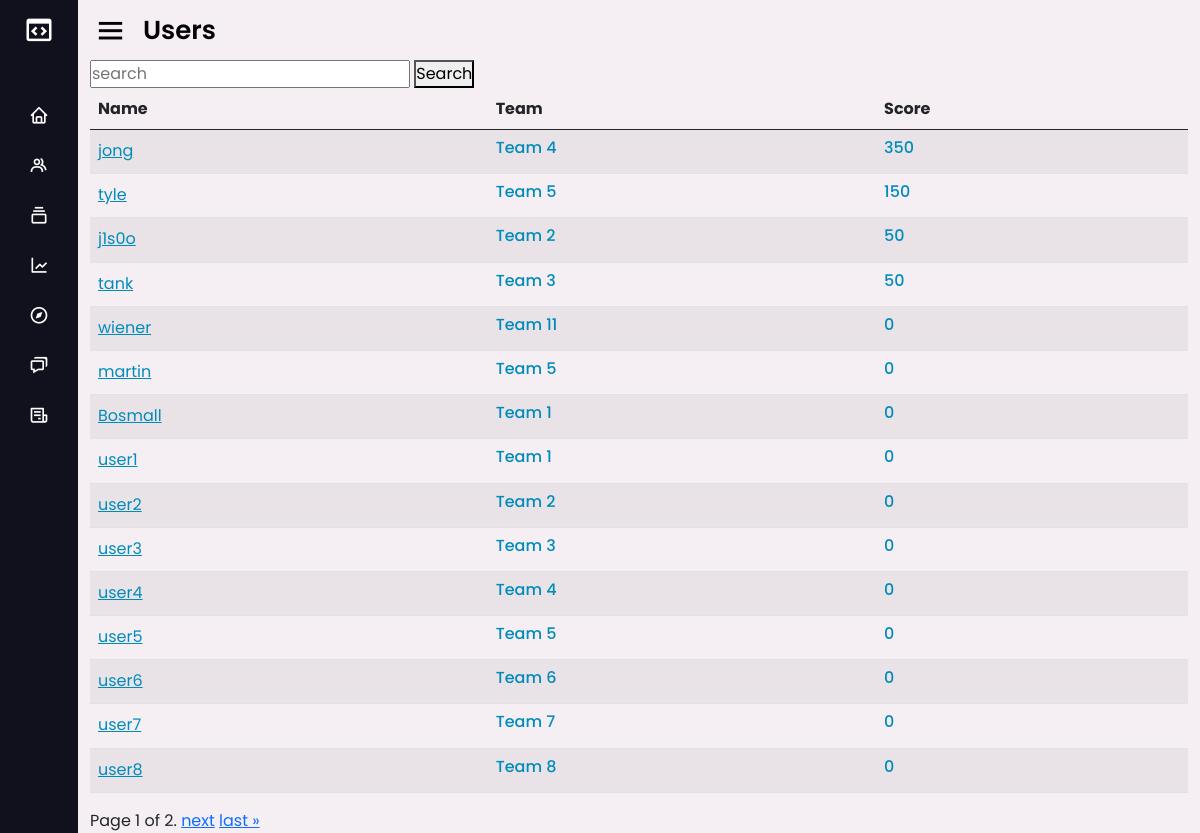
/users/ (signed in), run on an earlier commit of the app's database.
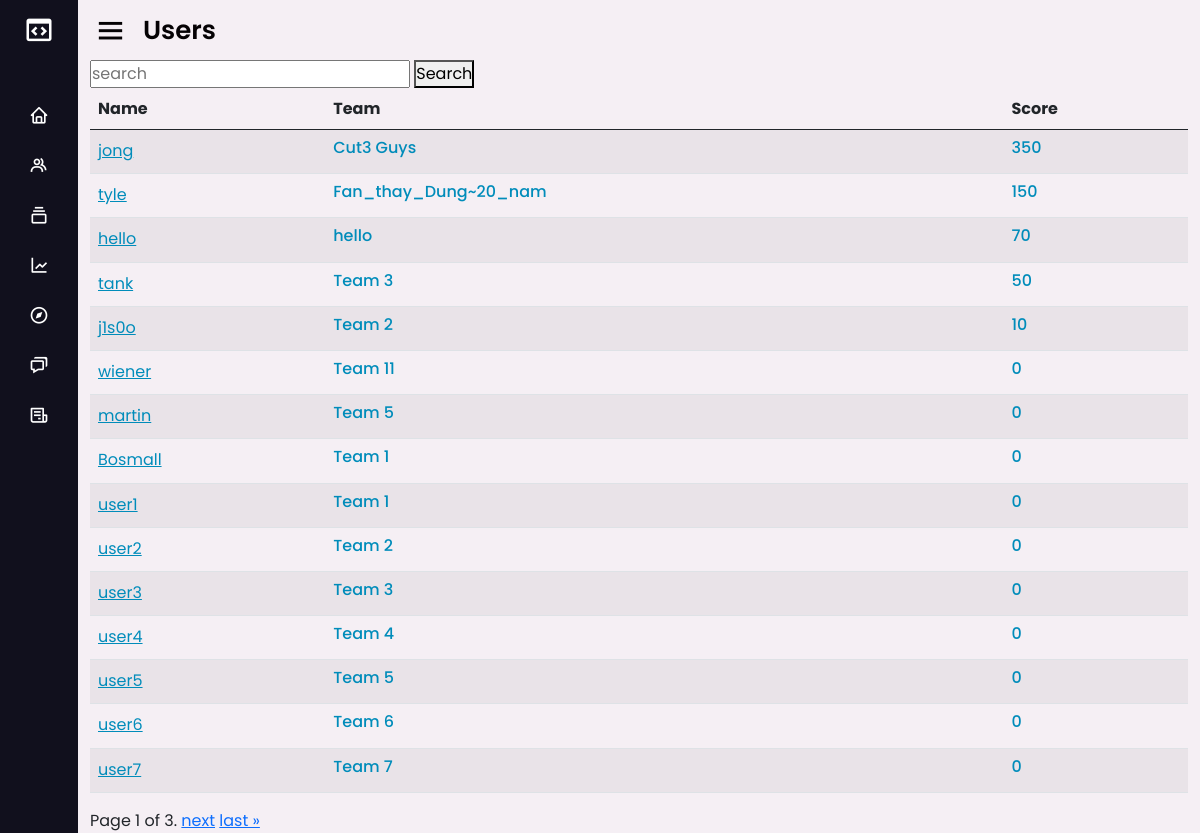
And on a later commit of the database.
### base/models.py (models this page shows, shortened)
class CustomUser(AbstractUser):
    solved = models.ManyToManyField(Chall , null=True , blank=True)
    score = models.PositiveIntegerField(default=0)
    team = models.ForeignKey(Team, null=True, blank=True , on_delete= models.DO_NOTHING)

class Team(models.Model):
    name = models.CharField(max_length=55)
    password = models.CharField(max_length=32 )
    score = models.PositiveBigIntegerField(default=0)
    decription = models.CharField(max_length=100 , blank=True)
    updated = models.DateTimeField(auto_now=True)
    created = models.DateTimeField(auto_now_add=True)
    class Meta:
        ordering = ['-updated' , '-created']
    def __str__(self):
        return self.name

### base/user.py (the view, shortened to what this page needs)
# urls.py: path('users/', user.Users , name='users'),
def Users(request):
    users = User.objects.all().order_by('-score')
    paginator = Paginator(users, 15) # Show 15 team per page.
    page_number = request.GET.get('page')
    page_obj = paginator.get_page(page_number)
    context = {'users': users, 'page_obj': page_obj}
    return render(request, 'base/user/user.html', context)

### base/templates/base/user/user.html (shortened to what this page needs)
{% extends 'main.html' %}
{% block header_text %}
<span class="text">Users</span>
{% endblock header_text %}
{% block content %}
<div class="container">
	<form  id="search" method="GET">
		<input type="text" name="search" id="text_search" placeholder="search">
		<button type="submit"> Search</button>
	</form>
	<div id="score">
		<div class="table-responsive">
			<table class="table table-striped">
				<thead>
					<tr>
						<th>Name</th>
                        <th>Team</th>
						<th>Score</th>
					</tr>
				</thead>
				<tbody>
					{% for user in page_obj %}
					<tr>
						<td>
							<a href="/userprofile/{{user.username}}"<h6 style="color: #008cba;">{{user.username}}</h6></a>
						</td>
                        <td>
                            <h6 style="color: #008cba;">{{user.team}}</h6>
                        </td>
						<td>
                            <h6 style="color: #008cba;">{{user.score}}</h6>
                        </td>
					</tr>
					{% endfor %}
				</tbody>
			</table>
			<div class="pagination">
				<span class="step-links">
					<span class="current">
						Page {{ page_obj.number }} of {{ page_obj.paginator.num_pages }}.
					</span>
					{% if page_obj.has_next %}
						<a href="?page={{ page_obj.next_page_number }}">next</a>
						<a href="?page={{ page_obj.paginator.num_pages }}">last &raquo;</a>
					{% endif %}
				</span>
			</div>
		</div>
	</div>
</div>
{% endblock content %}

What changed in the data, as far as the page shows it:
no longer on this page (row unchanged): CustomUser: username "user8", team "Team 8", score "0"
changed CustomUser "jong": team "Team 4" → "Cut3 Guys"
changed CustomUser "tyle": team "Team 5" → "Fan_thay_Dung~20_nam"
added CustomUser: username "hello", team "hello", score "70"
shown differently, row unchanged: CustomUser "tank": moves up the list
changed CustomUser (number 5 of 15 on the later page): score "50" → "10"
Also different on the page:
{{ page_obj.paginator.num_pages }}: "2" → "3"
